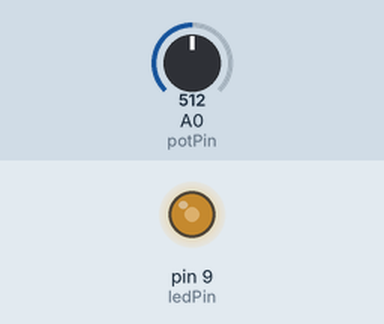
Recording of a sketch running on a simulated Arduino Uno, built with avr-gcc and run on an emulated ATmega328P. Shown: output pins drawn as LEDs (lit = HIGH). The inputs (shaded band) are chosen by the test bench; at power-on: A0 (potPin) = 512. What the sketch prints to the serial monitor is not drawn.

Above: at 1.2 s.
1.3 s: A0 (potPin) set to 716
At 1.6 s:
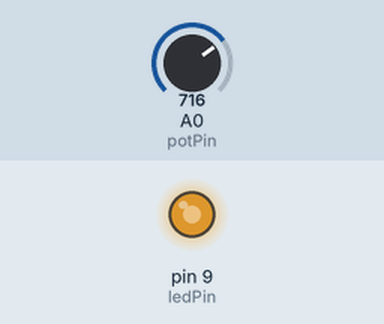
2.8 s: A0 (potPin) set to 984
At 3.4 s:
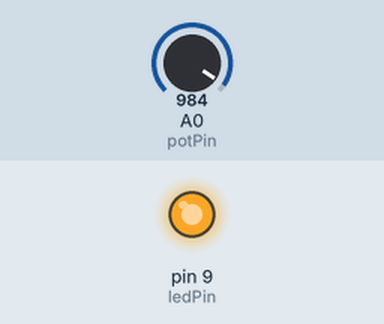
4.3 s: A0 (potPin) set to 1016
At 5.1 s:
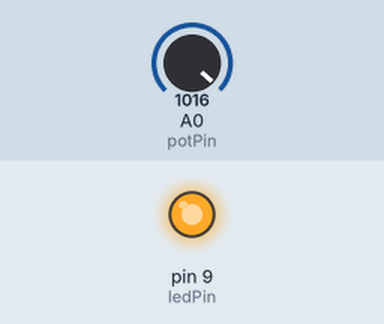
7.3 s: A0 (potPin) set to 122
At 8.5 s:
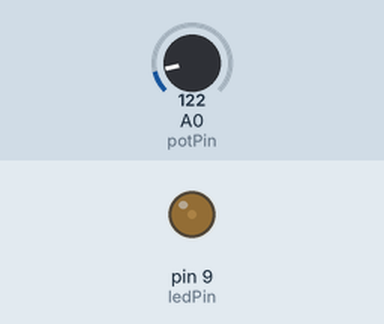
8.8 s: A0 (potPin) set to 0
At 9.2 s:
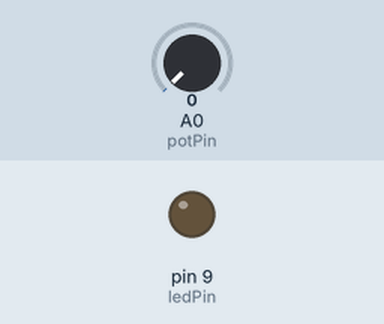
10.3 s: A0 (potPin) set to 511
At 10.9 s:
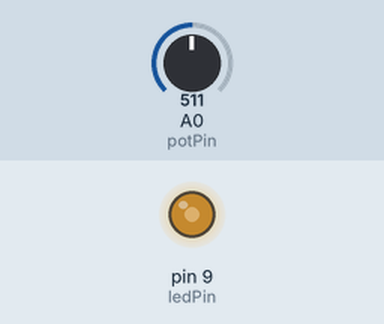
Timing chart, 0 to 12.8 s (numbered marks = the images above; inputs shaded):
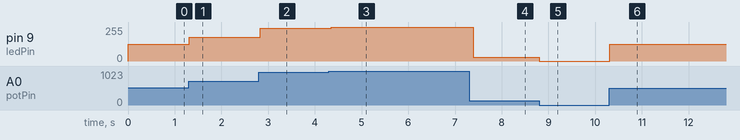

Measured:
- after the input at 1.3 s, pin 9 (ledPin): 127/255 → 178/255 at once
- after the input at 2.8 s, pin 9 (ledPin): 178/255 → 245/255 at once
- after the input at 4.3 s, pin 9 (ledPin): 245/255 → 253/255 after 0.05 s
- after the input at 7.3 s, pin 9 (ledPin): 253/255 → 30/255 after 0.09 s
- after the input at 8.8 s, pin 9 (ledPin): 30/255 → 0/255 at once
- after the input at 10.3 s, pin 9 (ledPin): 0/255 → 127/255 at once

The sketch:

0418.ino
```cpp
// 定義腳位
const int potPin = A0;    // 可變電阻接在 A0 腳位
const int ledPin = 9;     // LED 接在 9 號腳位（PWM 輸出）

void setup() {
  // 初始化序列通訊
  Serial.begin(9600);

  // 設定 LED 腳位為輸出
  pinMode(ledPin, OUTPUT);
}

void loop() {
  // 讀取可變電阻的類比值 (0-1023)
  int potValue = analogRead(potPin);

  // 將可變電阻的值映射到 LED 亮度範圍 (0-255)
  int brightness = map(potValue, 0, 1023, 0, 255);

  // 控制 LED 亮度
  analogWrite(ledPin, brightness);

  // 將類比值轉換為電壓值 (0-5V)
  float voltage = potValue * (5.0 / 1023.0);

  // 透過序列埠輸出資訊
  Serial.print("類比值: ");
  Serial.print(potValue);
  Serial.print(" | 電壓: ");
  Serial.print(voltage, 2);
  Serial.print("V | LED 亮度: ");
  Serial.println(brightness);

  // 延遲一小段時間
  delay(100);
}
```
